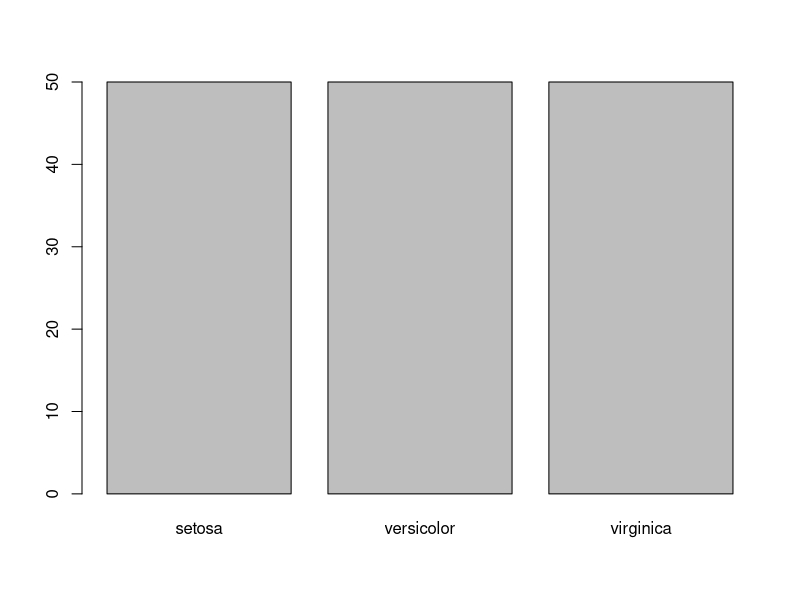
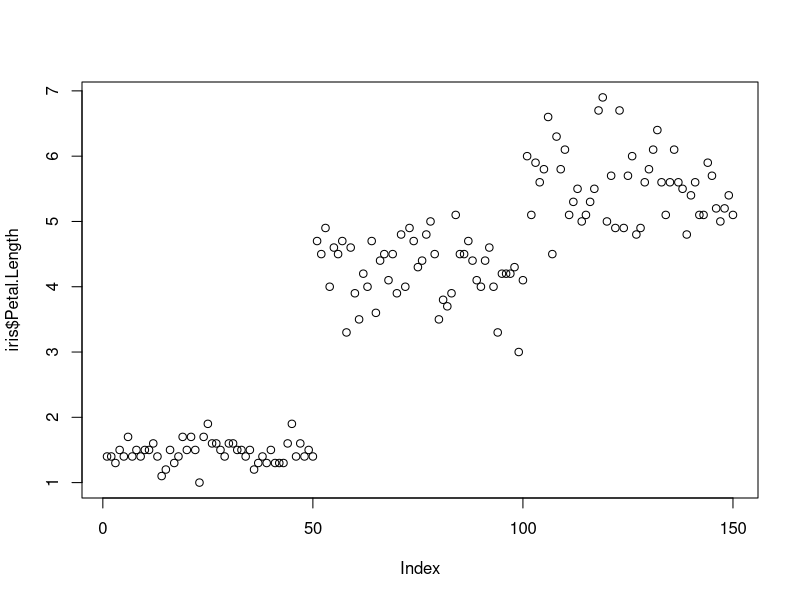
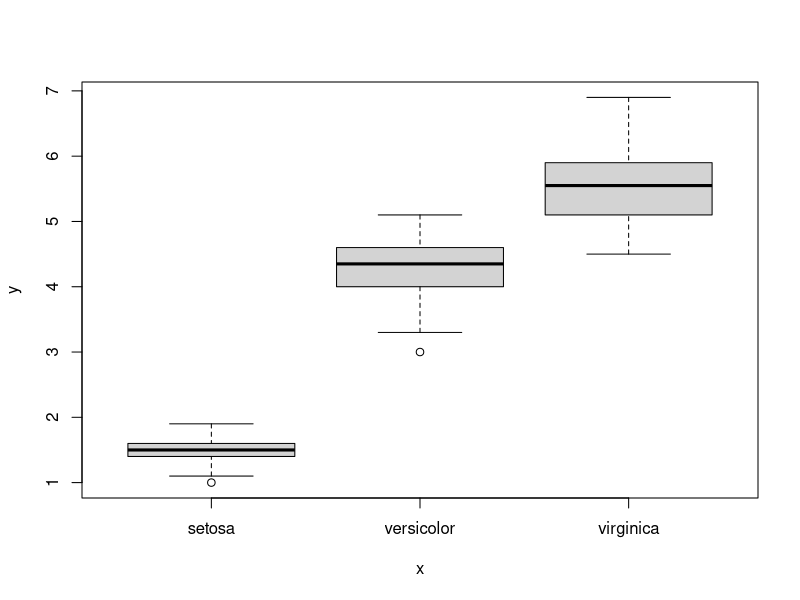
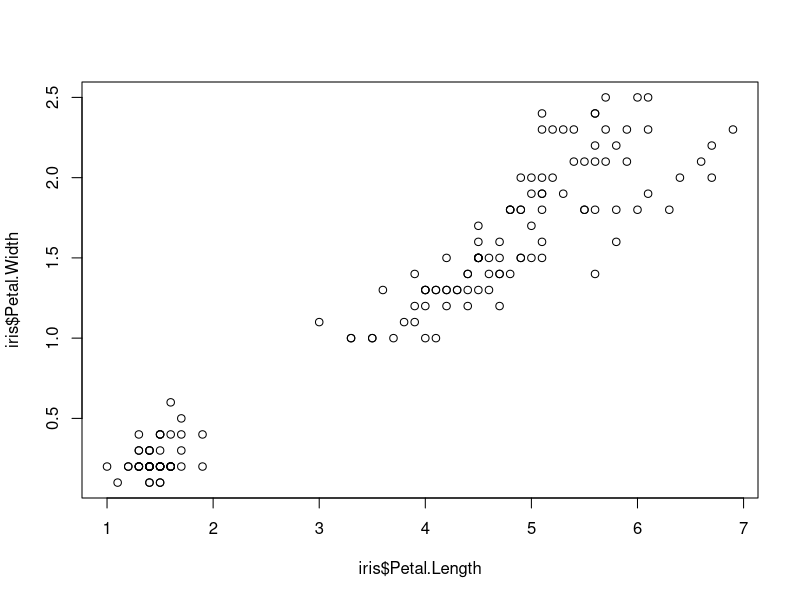
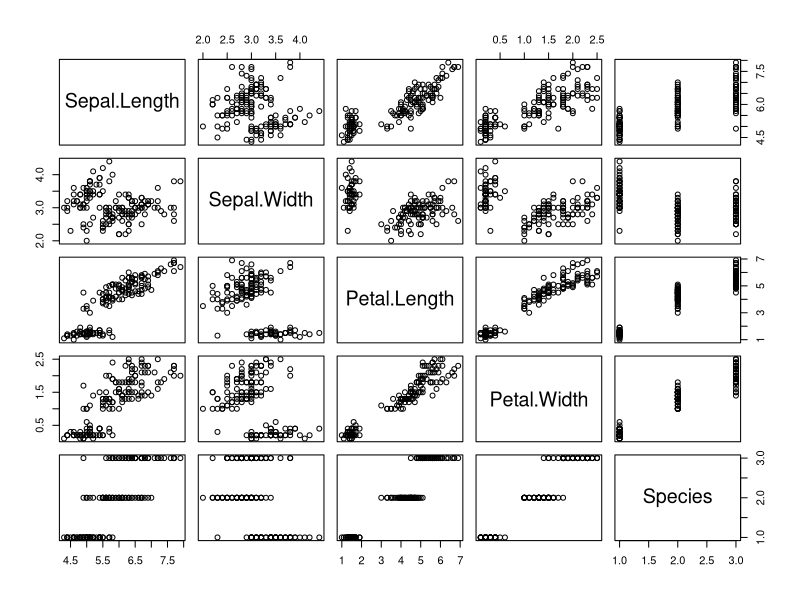
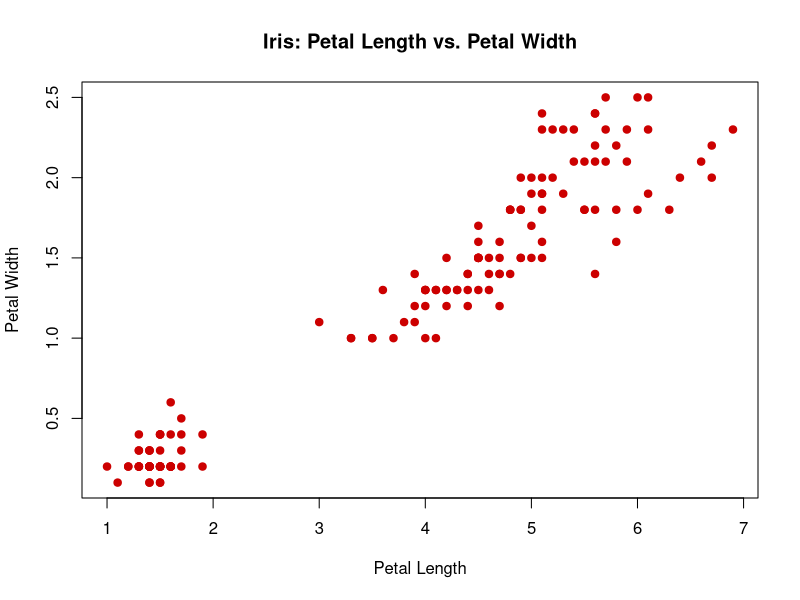
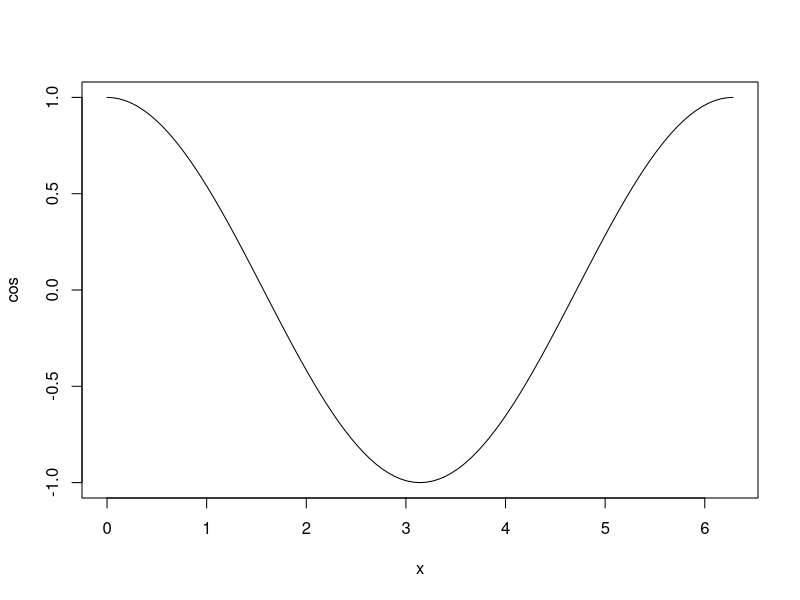
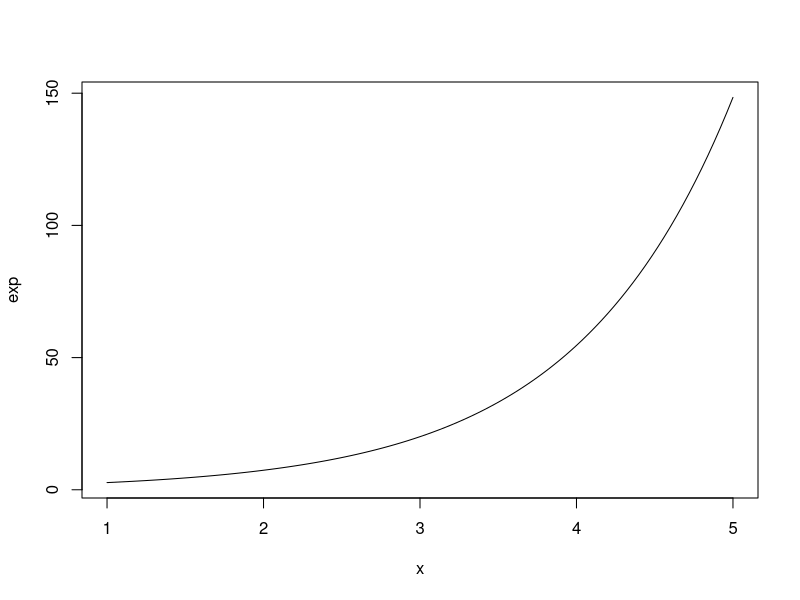

These charts were generated, in order, by the following R code:
####################################
### WELCOME TO SINAI R BOOTCAMP! ###
####################################

#get acquainted with RStudio environment
#Case-sensitivity and no spaces
y=3
print(y)

#print(Y) throws an error because we have not set Y to anything
#Use command + enter or ctrl + enter on Windows to run

#import data

#install.packages and library

typeof(y)
#Data types

#This comment is from Spencer
#This comment is from Chris
#Directions: Pull-->Make Edits-->Save-->Commit-->Push

#####################################################################################
# I worked through part of a tutorial and added some plotting examples below -Spencer
# Feel free to use as much/little as you guys want
# Maybe can use as a guide/outline for visualizing the clinical data

##################################
### TUTORIAL PLOTTING EXAMPLES ###
##################################

# 1 Getting Acquainted with R/RStudio
# 2 Basic X-Y Plotting
# 3 Bar Charts
# 4 Histograms
# 5 Scatterplots
# 6 Overlaying Plots
# 7 Data Summary

###########################################
### 1 Getting Acquainted with R/RStudio ###
###########################################

# WINDOWS
# (1) This is the script/source window
# (2) Below is the console/text output window
# (3) Upper-right is the environment window, which displays variables you are using
# (4) Lower-right contains files, plots, packages, et al.
# Can resize windows by click+dragging borders
# Can rearrange windows by clicking "workspace panes" icon above
# ctrl+1/2/3 zooms into script/console/files(etc) windows, respectively

# PACKAGES
# Bundles of pre-written code
# (1) Base packages = installed with R but not loaded by default
# (2) Contributed packages = 3rd party that need to be downloaded, installed, and loaded separately
# Where to get packages? The Comprehensive R Archive Network (cran.r-project.org)...also Crantastic and GitHub

############################
### 2 Basic X-Y Plotting ###
############################

# LOAD DATA
library(datasets) # Built-in datasets
head(iris)        # First few rows (sepal & petal dimensions, 3 species)

# PLOT DATA
?plot()                                   # Shows command info in lower-right window
plot(iris$Species)                        # Plot categorical variable
plot(iris$Petal.Length)                   # Plot quantitative variable
plot(iris$Species, iris$Petal.Length)     # Plot x=Species, y=Petal Length
plot(iris$Petal.Length, iris$Petal.Width) # Plot x=Petal Length, y=Petal Width
plot(iris)                                # Plot entire data frame

# PLOT W/ OPTIONS
plot(iris$Petal.Length, iris$Petal.Width,
     col = "#cc0000",                             # Change color of points (hex code)
     pch = 19,                                    # Change style of points
     main = "Iris: Petal Length vs. Petal Width", # Main title
     xlab = "Petal Length",                       # X axis label
     ylab = "Petal Width")                        # Y axis label

# PLOT FORMULAS
plot(cos, 0, 2*pi)  # Cosine 0 to 2pi
plot(exp, 1, 5)     # Exponential, 1 to 5
plot(dnorm, -3, +3) # Normal distribution, -3 to +3

# PLOT FORMULA W/ OPTIONS
plot(dnorm, -3, +3,                         # Same as above
     col = "#cc0000",                       # Change color of points (hex code)
     lwd = 5,                               # Change line width
     main = "Standard Normal Distribution", # Main title
     xlab = "z-scores",                     # X axis label
     ylab = "Density")                      # Y axis label

######################
### 3 BAR CHARTS #####
######################

# LOAD DATA
library(datasets) # Built-in datasets
?mtcars           # Motor Trend car road tests
head(mtcars)      # First few rows of dataset

# RECONFIGURE DATA
barplot(mtcars$cyl)            # Doesn't work, need a frequency table
cylinders <- table(mtcars$cyl) # Create table, feed into variable cylinders
barplot(cylinders)             # Proper bar chart
plot(cylinders)                # X-Y plot (lines)

####################
### 4 HISTOGRAMS ###
####################

# LOAD DATA
library(datasets) # Built-in datasets
?iris             # Iris sepal and petal dimensions
head(iris)        # First few rows of dataset

# BASIC HISTOGRAMS
hist(iris$Sepal.Length) # Sepal Length
hist(iris$Sepal.Width)  # Sepal Width
hist(iris$Petal.Length) # Petal Length
hist(iris$Petal.Width)  # Petal Width

# HISTOGRAMS BY GROUPS
par(mfrow = c(3,1))                                   # Put graphs in 3 rows, 1 column
hist(iris$Petal.Width [iris$Species == "setosa"],     # SETOSA PETAL WIDTH
     xlim = c(0, 3),                                  # Set x from 0 to 3
     breaks = 9,                                      # Set 9 bars
     col = "red")                                     # Change color
hist(iris$Petal.Width [iris$Species == "versicolor"], # VERSICOLOR PETAL WIDTH
     xlim = c(0, 3),                                  # Set x from 0 to 3
     breaks = 9,                                      # Set 9 bars
     col = "green")                                   # Change color
hist(iris$Petal.Width [iris$Species == "virginica"],  # VIRGINICA PETAL WIDTH
     xlim = c(0, 3),                                  # Set x from 0 to 3
     breaks = 9,                                      # Set 9 bars
     col = "blue")                                    # Change color
par(mfrow = c(1,1))                                   # Restore graphic parameter

######################
### 5 SCATTERPLOTS ###
######################

# LOAD DATA
library(datasets) # Built-in datasets
?mtcars           # Motor Trend car road tests
head(mtcars)      # First few rows of dataset

# UNIVARIATE DISTRIBUTIONS
hist(mtcars$wt)  # Car weights
hist(mtcars$mpg) # Car miles per gallon

# X-Y PLOT (WT vs MPG)
plot(mtcars$wt, mtcars$mpg,        # Car weight vs MPG
     pch = 19,                     # Solid circle
     col = "red",                  # Color points red
     main = "Car Weight vs MPG",   # Main title
     xlab = "Weight (in 1000lbs)", # X axis label
     ylab = "MPG")                 # Y axis label

##########################
### 6 OVERLAYING PLOTS ###
##########################

# LOAD DATA
library(datasets) # Built-in datasets
?lynx           # Annual Canadian lynx trappings 1921-1934
head(lynx)      # First few rows of dataset

# PLOT HISTOGRAM
hist(lynx,                                        # Plot time series as histogram
     breaks = 14,                                 # Suggest 14 bins
     freq = FALSE,                                # Density plot
     col = "red",                                 # Color red
     main = "Canadian Lynx Trappings: 1821-1934", # Main title
     xlab = "Number of Lynx Trapped")             # X axis label

# ADD NORMAL DISTRIBUTION
curve(dnorm(x, mean = mean(lynx), sd = sd(lynx)), # Plot normal distribution
      col = "blue",                               # Color blue
      add = TRUE)                                 # Superimpose over histogram

# ADD RUG PLOT
rug(lynx, col = "green") # Shows each point as tick mark below histogram

######################
### 7 DATA SUMMARY ###
######################

# LOAD DATA
library(datasets) # Built-in datasets
head(iris)        # First few rows of dataset

# DATA SUMMARIES
summary(iris$Species)      # Categorical variable
summary(iris$Sepal.Length) # Quantatative variable
summary(iris)              # Entire data frame